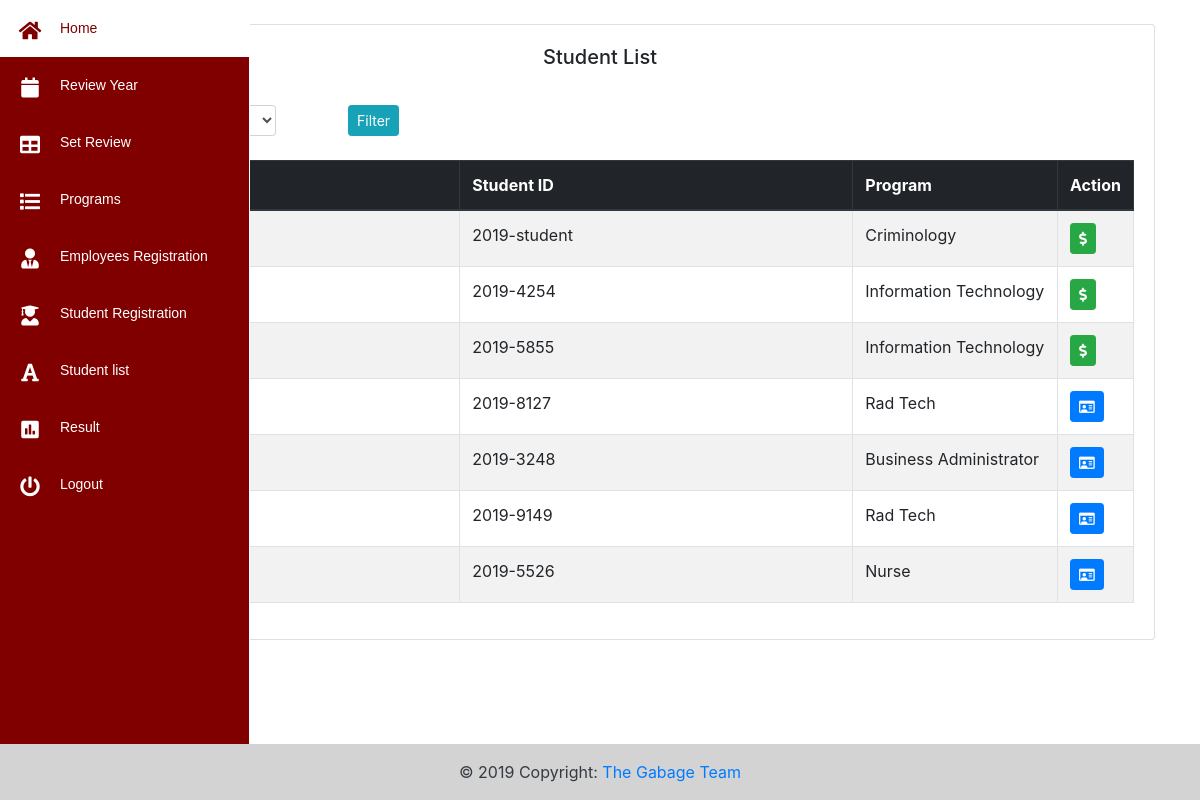
Before: /admin/stud_list.php (signed in) with the older database file.
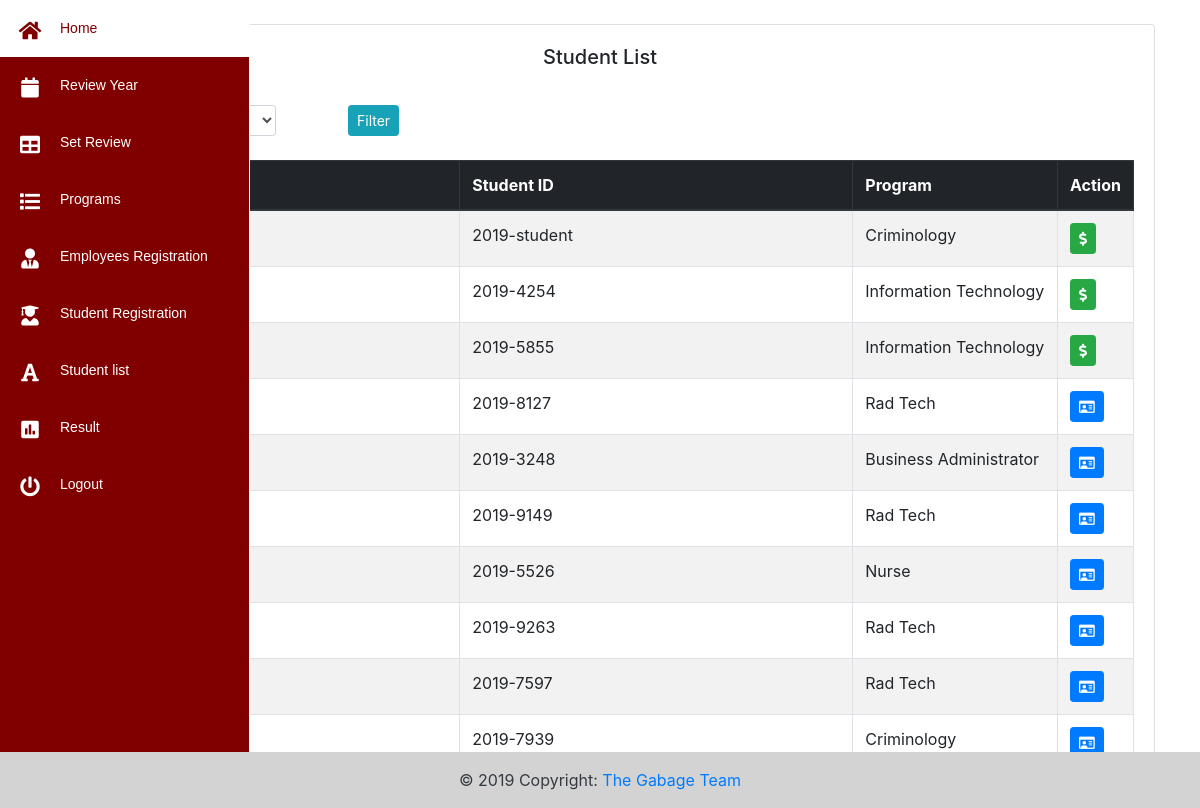
After: the same page with the newer database file.
### tables this page shows
CREATE TABLE `studenttbl` (
  `stud_id` int(11) NOT NULL,
  `student_number` varchar(255) NOT NULL,
  `FirstName` varchar(255) NOT NULL,
  `MiddleName` varchar(255) NOT NULL,
  `LastName` varchar(255) NOT NULL,
  `Suffix` varchar(255) NOT NULL,
  `Nickname` varchar(255) NOT NULL,
  `Address` varchar(255) NOT NULL,
  `EnrolledSchool` varchar(255) NOT NULL,
  `Program` varchar(225) NOT NULL,
  `Status` varchar(255) NOT NULL,
  `Package` varchar(255) NOT NULL,
  `Gender` varchar(255) NOT NULL,
  `ContactNumber` varchar(255) NOT NULL,
  `GuardianName` varchar(255) NOT NULL,
  `GContactNumber` varchar(255) NOT NULL,
  `Relationship` varchar(255) NOT NULL,
  `Password` varchar(255) NOT NULL,
  `balance` decimal(10,2) NOT NULL
);

### admin/stud_list.php (the view, shortened to what this page needs)
<!DOCTYPE html>
<html>
<head>
</head>
<body>
<?php
include "php/nav.php";
 $query= "SELECT * FROM studenttbl";
 $result= mysqli_query($conn,$query);
?>
 <link rel="stylesheet" type="text/css" href="https://cdn.datatables.net/1.10.19/css/jquery.dataTables.css">
<div class="container">
    <br>
<div class="card-deck" >
  <div class="card">
    <div class="card-body">
     <center> <h5 class="card-title">Student List</h5></center><br>
                  <form  class="form-inline" action=""  method="POST">
                 <div class="col-sm-3">
                 </div>
                  <div class="col-sm-2">
                  <button type="submit" value="Submit" name="bfilter" class="btn btn-info btn-sm">Filter</button>
                </div>
               </form>
<br>
 <div class="table-sorting table-responsive-sm mx-auto" >
                                        <table class="table table-striped table-bordered"  id="tSortable20">
                                        <thead class="thead-dark">
                                            <th style="width:40%">Name</th>
                                            <th style="width:40%">Student ID</th>
                                            <th style="width:20%">Program</th>
                                            <th style="width:1%">Action</th>
                                      </thead>
                                      <tbody>
                                        <?php
                                        while($row = mysqli_fetch_array($result)){
                                        ?>
                                         <td><a href="studentinfo.php?id=<?php echo $row["student_number"]; ?>"><?php echo $row['LastName']?>, <?php echo $row['FirstName']?> <?php echo $row['MiddleName']?></a></td>
                                         <td><?php echo $row['student_number']?></td>
                                         <td><?php echo $row['Program']?></td>
                                         <td>
    <?php
    $stud_no =  $row["student_number"];
    $button2 = '';
    $button ='';
 $check_s= mysqli_query($conn, "SELECT * FROM enrolltbl WHERE enroll_date='$active' AND student_number='$stud_no'");
 $check_s_row= mysqli_num_rows($check_s);
 if($check_s_row > 0) {
  $button = 'hidden style="cursor: not-allowed;"';
 }else{
  $button2='hidden style="cursor: not-allowed;"';
 }
    ?>
                                           <a href=""  id="<?php echo $row["student_number"]; ?>" <?php echo $button ?>data-toggle="modal" title="Enrollment"  data-target="" class="btn btn-primary btn-sm en"><i class="far fa-id-card"></i></a>
                                           <a href=""  id="<?php echo $row["student_number"]; ?>" data-toggle="modal" <?php echo $button2 ?> title="Payment" data-target="#" class="btn btn-success btn-sm pay"><i class="fas fa-dollar-sign"></i></a>
                                        </td>
   <?php
   }
  ?>
  </tbody>
</table>
</div>
</body>
<div class="fixed-bottom">
<?php
include("../php/footer_fit.php");
?>
</div>
</body>
</html>

### admin/php/nav.php (shortened to what this page needs)
<!doctype html>
<html lang="en">
  <head>
    <link rel="stylesheet" href="https://stackpath.bootstrapcdn.com/bootstrap/4.1.3/css/bootstrap.min.css">
    <link rel="stylesheet" type="text/css" href="admin_sidemenu.css">
        <link rel="stylesheet" href="https://use.fontawesome.com/releases/v5.7.2/css/all.css">
        <link href="//db.onlinewebfonts.com/c/23ab8b9b588d250d12590e755a4d00da?family=Nexa+Bold" rel="stylesheet" type="text/css"/>
  </head>
<body style="background-image: url('../img/112.jpg'); background-color: white; background-size: cover; background-repeat: no-repeat";>
<div class="area" style="height: 100%">
  <nav class="main-menu">
 <form action="" method="POST">
            <ul>
                <li>
                    <a href="home.php" name="home" >
                        <br>
                        <i class="fa fa-home fa-1.5x "></i>
                        <span class="nav-text">
                         Home
                        </span>
                    </a>
                </li>
                <li class="has-subnav">
                    <a href="setyear.php">
                        <br>
                        <i class=" fa fa-calendar fa-1.5x "></i>
                        <span class="nav-text">
                            Review Year
                        </span>
                    </a>
                </li>
                <li>
                   <a href="en_review.php">
                    <br>
                       <i class="fa fa-table fa-1.5x"></i>
                        <span class="nav-text">
                            Set Review
                        </span>
                    </a>
                </li>
                <li class="has-subnav">
                    <a href="programs.php">
                        <br>
                       <i class="fa fa-list fa-1.5x"></i>
                        <span class="nav-text">
                            Programs
                        </span>
                    </a>
                </li>
                <li class="has-subnav">
                    <a href="emoloyeesfrm.php">
                        <br>
                       <i class="fa fa-user-tie fa-1.5x"></i>
                        <span class="nav-text">
                            Employees Registration
                        </span>
                    </a>
                </li>
                <li>
                    <a href="studentfrmtest.php">
                        <br>
                       <i class="fa fa-user-graduate fa-1.5x "></i>
                        <span class="nav-text">
                            Student Registration
                        </span>
                    </a>
                </li>
                <li>
                    <a  href="stud_list.php">
                      <br>
                        <i class="fa fa-font fa-1.5x"></i>
                        <span class="nav-text">
                           Student list
                        </span>
                    </a>
                </li>
                <li>
                    <a href="result.php">
                      <br>
                       <i class="fa fa-poll fa-1.5x"></i>
                        <span class="nav-text">
                            Result
                        </span>
                    </a>
                </li>
            </ul>
            <ul class="logout">
                <li>
                   <a href="../logout.php">
                    <br>
                         <i class="fa fa-power-off fa-1.5x"></i>
                        <span class="nav-text">
                            Logout
                        </span>
                    </a>
                </li>
            </ul>
        </nav>
</div>
</body>
</html>

### php/footer_fit.php (shortened to what this page needs)
<!DOCTYPE html>
<html>
<head>
</head>
<body>
<div>
<footer  class="page-footer font-small blue fixed-bottom position-sticky">
  <div class="footer-copyright text-center py-3 text-dark">© 2019 Copyright:
    <a href=""> The Gabage Team</a>
  </div>
</footer>
</div>
</body>
</html>

### admin/admin_sidemenu.css (style rules this page uses)
.fa { position: relative; display: table-cell; width: 60px; height: 36px; text-align: center; vertical-align: middle; font-size:20px; }
.body, html { height: 100% }
.main-menu { background:maroon; border-right:1px solid white; position:fixed; top:0; bottom:0; height: 100%; left:0; float: left; width:60px; overflow:hidden; -webkit-transition:width .05s linear; transition:width .05s linear; -webkit-transform:translateZ(0) scale(1,1); z-index:1000; }
.main-menu li { position:relative; display:block; width:250px; }
.main-menu li>a { position:relative; display:table; border-collapse:collapse; border-spacing:0; color:white; font-family: arial; font-size: 14px; text-decoration:none; -webkit-transform:translateZ(0) scale(1,1); -webkit-transition:all .1s linear; transition:all .1s linear; }
.main-menu .nav-text { position:relative; display:table-cell; vertical-align:middle; width:190px; font-family: 'Nexa Bold', sans-serif; }
nav { -webkit-user-select:none; -moz-user-select:none; -ms-user-select:none; -o-user-select:none; user-select:none; position: -webkit-sticky; position: sticky; }
nav ul,nav li { outline:0; margin:0; padding:0; }
.area { float: left; background: #e2e2e2; width: 100%; height: 100%; }

### php/footer_fit.php (style rules this page uses)
.page-footer { position: absolute; width: 100%; height: auto; background-color: lightgray; }

Changed rows visible on the page:
added studenttbl: student_number "2019-9263", Program "Rad Tech"
added studenttbl: student_number "2019-7597", Program "Rad Tech"
added studenttbl: student_number "2019-7939", Program "Criminology"
